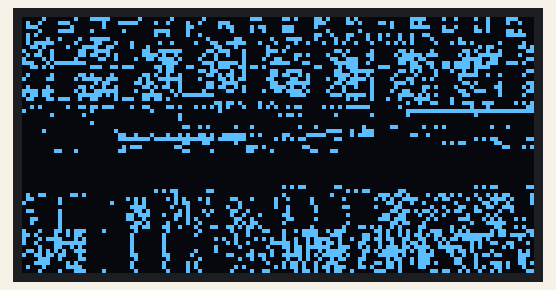
Simulated run of this sketch. Board: Arduino Uno, built with avr-gcc and run on an emulated ATmega328P. Parts: 128×64 one-colour display.

Above: at 0.2 s.

The sketch:

OLED-test.ino
```cpp
//显示图片程序
#include <SPI.h>
#include <Wire.h>
#include <Adafruit_GFX.h>
#include <Adafruit_SSD1306.h>
#define OLED_RESET 4
Adafruit_SSD1306 display(OLED_RESET);
static const unsigned char PROGMEM logo[] ={0x04,0x04,0x7C,0x04,0x04,0x04,//T0,
0x00,0x70,0x68,0x68,0x50,0x00,//e1,
0x78,0x48,0x48,0x70,0x48,0x70,//m2,
0x08,0xF8,0x48,0x48,0x70,0x00,//p3,
0x00,0x70,0x68,0x68,0x50,0x00,//e4,
0x08,0x48,0x70,0x08,0x08,0x00,//r5,
0x00,0x60,0x58,0x58,0x70,0x40,//a6,
0x00,0x08,0x7C,0x48,0x48,0x00,//t7,
0x08,0x78,0x40,0x40,0x78,0x40,//u8,
0x08,0x48,0x70,0x08,0x08,0x00,//r9,
0x00,0x70,0x68,0x68,0x50,0x00,//e10,
0x00,0x00,0x48,0x48,0x00,0x00,//:11,
0x00,0x64,0x62,0x52,0x4C,0x00,//212,
0x00,0x7C,0x42,0x42,0x7C,0x00,//013,
0x00,0x02,0x06,0x02,0x3C,0x42,
0x42,0x42,0x42,0x04,0x00,0x00,//℃14,
};
#if (SSD1306_LCDHEIGHT != 64)
#error("Height incorrect, please fix Adafruit_SSD1306.h!");
#endif
void setup()   {
  Serial.begin(9600);
  display.begin(SSD1306_SWITCHCAPVCC, 0x3C);
  display.clearDisplay();}
void loop() {
  display.drawBitmap(0, 0, logo, 128, 64, 1);  //在坐标X0，Y0的位置开始显示图片
  //128是取模软件显示的宽度                                               //64是取模软件显示的高度
  display.display();                           //把缓存的都显示
  delay(1);
  display.clearDisplay();     //清除屏幕}
}
```
